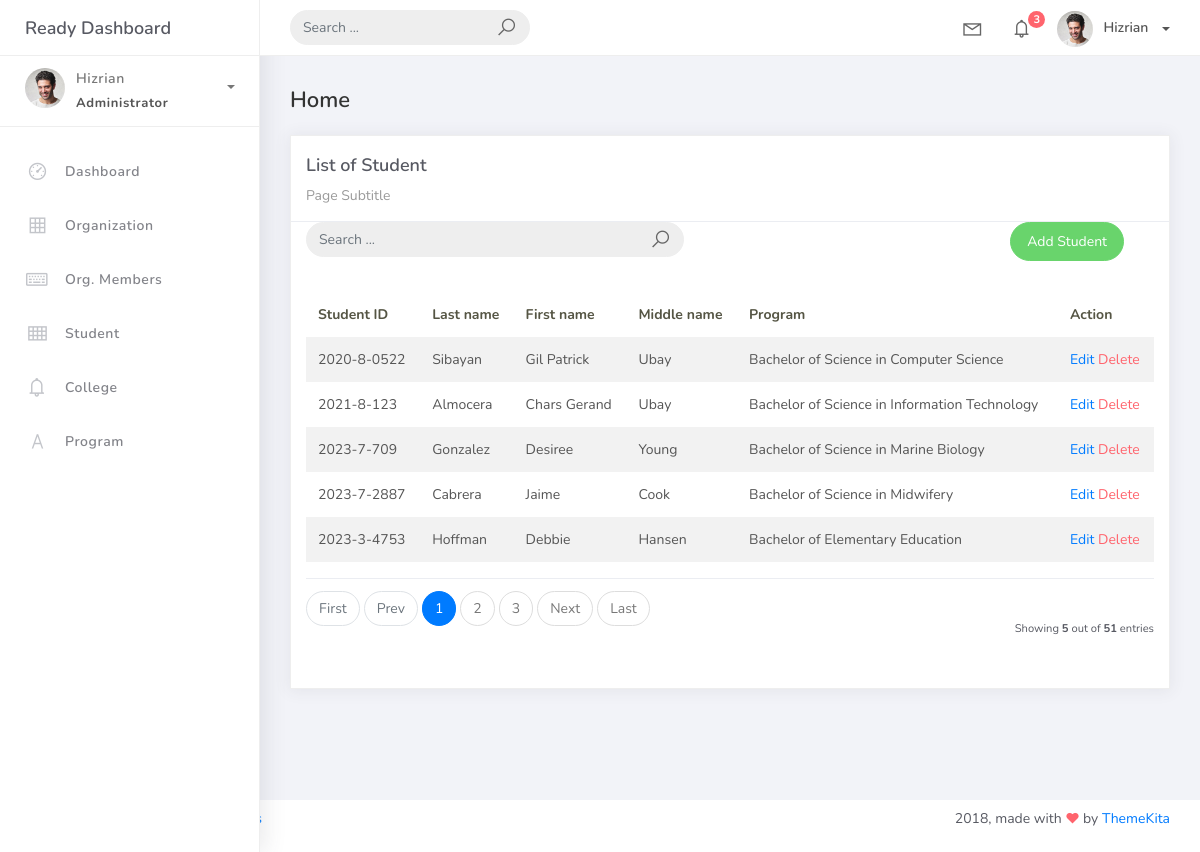
Screenshot of /student_list with the database file from the repository.
### studentorg/models.py (models this page shows, shortened)
class BaseModel(models.Model):
    created_at = models.DateTimeField(auto_now_add=True, db_index=True)
    updated_at = models.DateTimeField(auto_now=True)
    class Meta:
        abstract = True

class Student(BaseModel):
    student_id = models.CharField(max_length=15)
    lastname = models.CharField(max_length=25)
    firstname = models.CharField(max_length=25)
    middlename = models.CharField(max_length=25, blank=True, null=True)
    program = models.ForeignKey(Program, on_delete=models.CASCADE)

class Program(BaseModel):
    prog_name = models.CharField(max_length=150)
    college = models.ForeignKey(College, on_delete=models.CASCADE)
    def __str__(self):
        return self.prog_name

### studentorg/views.py (the view)
# urls.py: path('student_list', StudentList.as_view(), name='student-list'),
class StudentList(ListView):
    model = Student
    context_object_name = 'student'
    template_name = 'student_list.html'
    paginate_by = 5

### templates/student_list.html
{% extends 'base.html' %}
{% load static %}
{% block content %}
<div class="content">
    <div class="container-fluid">
        <h4 class="page-title">Home</h4>
        <div class="row">
            <div class="col-md-12">
                <div class="card">
                    <div class="card-header">
                        <div class="card-title">List of Student</div>
                        <div class="card-category">Page Subtitle</div>
                    </div>
                    <div class="col-md-12 row">
                        <div class="col-md-6">
                            <form class="navbar-left navbar-form nav-search mr-md-3" action="">
                                <div class="input-group">
                                    <input type="text" placeholder="Search ..." class="form-control" />
                                    <div class="input-group-append">
                                        <span class="input-group-text">
                                            <i class="la la-search search-icon"></i>
                                        </span>
                                    </div>
                                </div>
                            </form>
                        </div>
                        <div class="col-md-6">
                            <div class="pull-right">
                                <a href="{% url 'student-add' %}" class="btn btn-success btn-rounded">Add Student</a>
                            </div>
                        </div>
                    </div>
                    <div class="card-body">
                        <table class="table table-striped mt-3">
                            <thead>
                                <tr>
                                    <th scope="col">Student ID</th>
                                    <th scope="col">Last name</th>
                                    <th scope="col">First name</th>
                                    <th scope="col">Middle name</th>
                                    <th scope="col">Program</th>
                                    <th scope="col">Action</th>
                                </tr>
                            </thead>
                            <tbody>
                                {% for object in object_list %}
                                <tr>
                                    <td>{{ object.student_id }}</td>
                                    <td>{{ object.lastname }}</td>
                                    <td>{{ object.firstname }}</td>
                                    <td>{{ object.middlename }}</td>
                                    <td>{{ object.program }}</td>
                                    <td>
                                        <a href="student_list/{{ object.id }}">Edit</a>
                                        <a href="student_list/{{ object.id }}/delete" class="text-danger">Delete</a>
                                    </td>
</tr>
{% empty %}
<tr>
    <td colspan="4" style="text-align: center">
        <p class="text-sm font-weight-bold mb-0">No Records Found</p>
    </td>
     </tr>
                                {% endfor %}
                            </tbody>
                        </table>
                        {% include 'includes/pagination.html' %}
                    </div>
                </div>
            </div>
        </div>
    </div>
</div>
{% endblock %}

### rows the page displays
Student: student_id "2020-8-0522", lastname "Sibayan", firstname "Gil Patrick", middlename "Ubay", program "Bachelor of Science in Computer Science"
Student: student_id "2021-8-123", lastname "Almocera", firstname "Chars Gerand", middlename "Ubay", program "Bachelor of Science in Information Technology"
Student: student_id "2023-7-709", lastname "Gonzalez", firstname "Desiree", middlename "Young", program "Bachelor of Science in Marine Biology"
Student: student_id "2023-7-2887", lastname "Cabrera", firstname "Jaime", middlename "Cook", program "Bachelor of Science in Midwifery"
Student: student_id "2023-3-4753", lastname "Hoffman", firstname "Debbie", middlename "Hansen", program "Bachelor of Elementary Education"

### other values shown
{{ page_num }} "1"
{{ page_num }} "2" "3"
{{ object_list.count }} "5"
{{ paginator.count }} "51"
